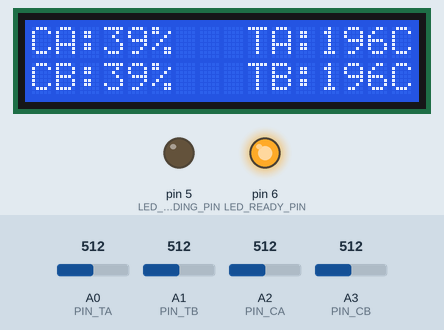
Recording of a sketch running on a simulated Arduino Uno, built with avr-gcc and run on an emulated ATmega328P. Parts: 16×2 character LCD, output pins drawn as LEDs (lit = HIGH). The inputs (shaded band) are chosen by the test bench; at power-on: A2 (PIN_CA) = 512, A0 (PIN_TA) = 512, A1 (PIN_TB) = 512, A3 (PIN_CB) = 512. EEPROM starts erased.

Above: at 6.01 s.
6.3 s: A2 (PIN_CA) set to 90
At 7.05 s:
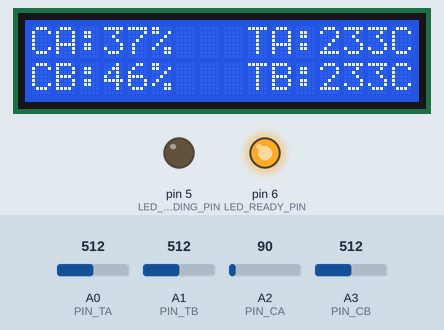
9.3 s: A0 (PIN_TA) set to 716
At 10.14 s:
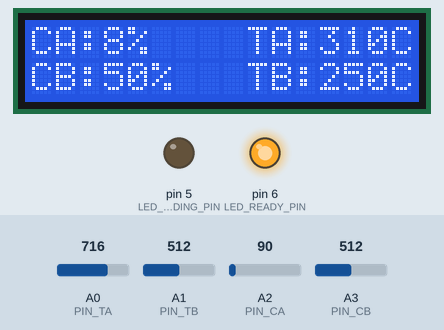
11.1 s: A1 (PIN_TB) set to 490
At 12.66 s:
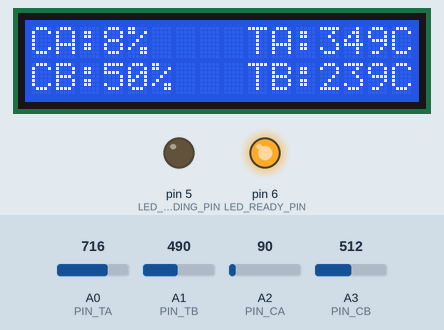
12.7 s: A3 (PIN_CB) set to 490
At 13.9 s:
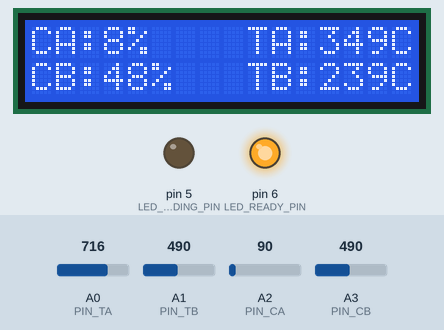
14.6 s: A2 (PIN_CA) set to 30
At 15.9 s:
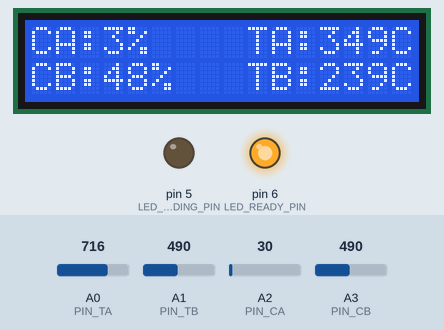
16.3 s: A2 (PIN_CA) set to 110
At 18.5 s:
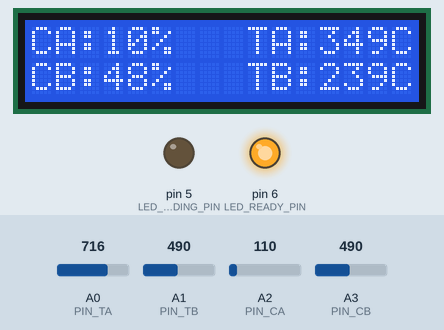
Timing chart, 0 to 19.7 s (numbered marks = the images above; inputs shaded):
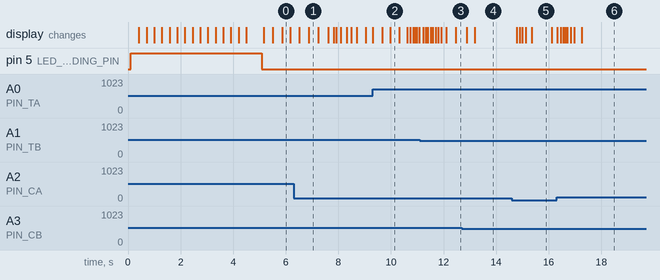

Measured:
- after the input at 9.3 s, the display: first differs from a run without the input after 0.37 s (image 2 shows a later state)
- after the input at 12.7 s, the display: first changes after 0.17 s (image 4 shows a later state)
- after the input at 14.6 s, the display: first changes after 0.18 s (image 5 shows a later state)
- after the input at 16.3 s, the display: first changes at once (image 6 shows a later state)
- what the display in image 5 shows lasts 0.7 s, from 15.4 s to 16.1 s

The sketch:

phaselab.ino
```cpp
#include "Config.h"
#include "Storage.h"
#include "SensorManager.h"
#include "DisplayManager.h"

String VersionControl = "V1.2.8";
String displayName = "PHSLAB-" + VersionControl;
int calibMaxCA = DEFAULT_CAL_MAX;
int calibMaxCB = DEFAULT_CAL_MAX;

void setup() {
  Serial.begin(9600);

  initSensors();
  initDisplay();

  String saved = loadName();
  if (saved.length() > 0) {
    displayName = saved;
  } else {
    saveName(displayName);
  }
  loadCalibration();
  showIntro();
}

void loop() {
  handleSerial();
   analogReference(DEFAULT);
  SensorData currentData = readSensors();
  updateDisplay(currentData);
  delay(5);
}
```

DisplayManager.cpp
```cpp
#include "DisplayManager.h"
#include "Config.h"
#include <Wire.h>
#include <LiquidCrystal_I2C.h>

const int LED_LOADING_PIN = 5;
const int LED_READY_PIN   = 6;

static LiquidCrystal_I2C lcd(0x27, 16, 2);

static int lastTA = -1;
static int lastTB = -1;

static String lastCA = "";
static String lastCB = "";

byte customBlock[8] = {
  0b11111,
  0b11111,
  0b11111,
  0b11111,
  0b11111,
  0b11111,
  0b11111,
  0b11111
};

static void printCenter(int row, String text) {
  int col = (16 - text.length()) / 2;
  if (col < 0) col = 0;
  lcd.setCursor(col, row);
  lcd.print(text);
}

static void printRight(int colEnd, int row, String text) {
  int startCol = colEnd - text.length() + 1;
  if (startCol < 0) startCol = 0;
  lcd.setCursor(startCol, row);
  lcd.print(text);
}

void initDisplay() {
  pinMode(LED_LOADING_PIN, OUTPUT);
  pinMode(LED_READY_PIN, OUTPUT);

  digitalWrite(LED_LOADING_PIN, LOW);
  digitalWrite(LED_READY_PIN, LOW);

  lcd.init();
  lcd.backlight();

  lcd.createChar(0, customBlock);
}

void showIntro() {
  digitalWrite(LED_LOADING_PIN, HIGH);
  digitalWrite(LED_READY_PIN, LOW);

  lcd.clear();

  printCenter(1, displayName);
  for (int i = 0; i < 16; i++) {
    lcd.setCursor(i, 0);
    lcd.write(0);
    delay(290);
  }

  delay(300);
  lcd.clear();

  digitalWrite(LED_LOADING_PIN, LOW);
  digitalWrite(LED_READY_PIN, HIGH);
}

void updateDisplay(const SensorData& data) {
  // CA
  if (data.percentCA != lastCA) {
    lcd.setCursor(0, 0);
    lcd.print("CA:");
    lcd.setCursor(3, 0);
    lcd.print("    ");
    lcd.setCursor(3, 0);
    lcd.print(data.percentCA);
    lastCA = data.percentCA;
  }

  // CB
  if (data.percentCB != lastCB) {
    lcd.setCursor(0, 1);
    lcd.print("CB:");
    lcd.setCursor(3, 1);
    lcd.print("    ");
    lcd.setCursor(3, 1);
    lcd.print(data.percentCB);
    lastCB = data.percentCB;
  }

  // TA
  if (data.tempA != lastTA) {
    lcd.setCursor(8, 0);
    lcd.print("        ");
    printRight(15, 0, "TA:" + String(data.tempA) + "C");
    lastTA = data.tempA;
  }

  // TB
  if (data.tempB != lastTB) {
    lcd.setCursor(8, 1);
    lcd.print("        ");
    printRight(15, 1, "TB:" + String(data.tempB) + "C");
    lastTB = data.tempB;
  }
}
```

DisplayManager.h
```cpp
#ifndef DISPLAY_MANAGER_H
#define DISPLAY_MANAGER_H

#include "Config.h"

void initDisplay();
void showIntro();
void updateDisplay(const SensorData& data);

#endif
```

SensorManager.cpp
```cpp
#include "SensorManager.h"

static int samplesTA[SAMPLE_COUNT];
static int samplesTB[SAMPLE_COUNT];
static int samplesCA[SAMPLE_COUNT];
static int samplesCB[SAMPLE_COUNT];
static int indexSample = 0;

static float smoothTA = 0;
static float smoothTB = 0;
static float smoothCA = 0;
static float smoothCB = 0;

static const float ALPHA = 0.08;
int readSmoothedAnalog(int pin) {
  long sum = 0;
  int numReadings = 32; // Number of samples to average

  for (int i = 0; i < numReadings; i++) {
    sum += analogRead(pin);
    delayMicroseconds(50); // Small pause between reads
  }

  return sum / numReadings; // Return average value
}
static int readAdcClean(int pin) {
  readSmoothedAnalog(pin);
  //analogRead(pin);
  return analogRead(pin);
}

void initSensors() {
  for (int i = 0; i < SAMPLE_COUNT; i++) {
    samplesTA[i] = 0;
    samplesTB[i] = 0;
    samplesCA[i] = 0;
    samplesCB[i] = 0;
  }

  smoothTA = readAdcClean(PIN_TA);
  smoothTB = readAdcClean(PIN_TB);
  smoothCA = readAdcClean(PIN_CA);
  smoothCB = readAdcClean(PIN_CB);
}

SensorData readSensors() {
  int rawTA = readAdcClean(PIN_TA);
  int rawTB = readAdcClean(PIN_TB);
  int rawCA = readAdcClean(PIN_CA);
  int rawCB = readAdcClean(PIN_CB);

  samplesTA[indexSample] = rawTA;
  samplesTB[indexSample] = rawTB;
  samplesCA[indexSample] = rawCA;
  samplesCB[indexSample] = rawCB;

  indexSample++;
  if (indexSample >= SAMPLE_COUNT) indexSample = 0;

  long totalTA = 0, totalTB = 0, totalCA = 0, totalCB = 0;
  for (int i = 0; i < SAMPLE_COUNT; i++) {
    totalTA += samplesTA[i];
    totalTB += samplesTB[i];
    totalCA += samplesCA[i];
    totalCB += samplesCB[i];
  }

  float avgTA = (float)totalTA / SAMPLE_COUNT;
  float avgTB = (float)totalTB / SAMPLE_COUNT;
  float avgCA = (float)totalCA / SAMPLE_COUNT;
  float avgCB = (float)totalCB / SAMPLE_COUNT;

  smoothTA = (ALPHA * avgTA) + ((1.0 - ALPHA) * smoothTA);
  smoothTB = (ALPHA * avgTB) + ((1.0 - ALPHA) * smoothTB);
  smoothCA = (ALPHA * avgCA) + ((1.0 - ALPHA) * smoothCA);
  smoothCB = (ALPHA * avgCB) + ((1.0 - ALPHA) * smoothCB);

  float voltageTA = smoothTA * (5.0 / 1023.0);
  float voltageTB = smoothTB * (5.0 / 1023.0);

  SensorData data;
  data.tempA = (int)(voltageTA * 100.0);
  data.tempB = (int)(voltageTB * 100.0);

  int valCA = constrain(map((int)smoothCA, 0, calibMaxCA, 0, 100), 0, 100);
  int valCB = constrain(map((int)smoothCB, 0, calibMaxCB, 0, 100), 0, 100);

  data.percentCA = (valCA >= 100) ? "MAX" : String(valCA) + "%";
  data.percentCB = (valCB >= 100) ? "MAX" : String(valCB) + "%";

  return data;
}
```

SensorManager.h
```cpp
#ifndef SENSOR_MANAGER_H
#define SENSOR_MANAGER_H

#include "Config.h"

void initSensors();
SensorData readSensors();

#endif
```

Storage.cpp
```cpp
#include "Storage.h"
#include <EEPROM.h>

void saveName(String name) {
  for (int i = 0; i < MAX_NAME_LENGTH; i++) {
    if (i < (int)name.length())
      EEPROM.write(EEPROM_ADDR_NAME + i, name[i]);
    else
      EEPROM.write(EEPROM_ADDR_NAME + i, 0);
  }
}

String loadName() {
  char data[MAX_NAME_LENGTH + 1];
  for (int i = 0; i < MAX_NAME_LENGTH; i++) {
    data[i] = EEPROM.read(EEPROM_ADDR_NAME + i);
    if (data[i] == 0xFF) data[i] = 0;
  }
  data[MAX_NAME_LENGTH] = '\0';
  return String(data);
}

// ==== SIMPAN KALIBRASI ====
void saveCalibCA(int val) {
  calibMaxCA = val;
  EEPROM.put(EEPROM_ADDR_CAL_CA, val);
}

void saveCalibCB(int val) {
  calibMaxCB = val;
  EEPROM.put(EEPROM_ADDR_CAL_CB, val);
}

// ==== BACA KALIBRASI (WITH DEFAULT FALLBACK) ====
void loadCalibration() {
  EEPROM.get(EEPROM_ADDR_CAL_CA, calibMaxCA);
  EEPROM.get(EEPROM_ADDR_CAL_CB, calibMaxCB);

  if (calibMaxCA < 500 || calibMaxCA > 1023) {
    saveCalibCA(DEFAULT_CAL_MAX);
  }
  if (calibMaxCB < 500 || calibMaxCB > 1023) {
    saveCalibCB(DEFAULT_CAL_MAX);
  }
}

// ==== SERIAL CLI HANDLER ====
void handleSerial() {
  if (Serial.available()) {
    String input = Serial.readStringUntil('\n');
    input.trim();

    // 1. Ubah Nama System
    if (input.startsWith("NAME=")) {
      String newName = input.substring(5);
      newName.trim();
      if (newName.length() > 0 && newName.length() <= 16) {
        displayName = newName;
        saveName(displayName);
        Serial.println(F("Nama berhasil disimpan!"));
      } else {
        Serial.println(F("Error: Max 16 karakter!"));
      }
    }
    // 2. Set Kalib Max CA (misal: CAL_CA=1015)
    else if (input.startsWith("CAL_CA=")) {
      int val = input.substring(7).toInt();
      if (val >= 500 && val <= 1023) {
        saveCalibCA(val);
        Serial.print(F("Kalibrasi CA disimpan: "));
        Serial.println(val);
      } else {
        Serial.println(F("Error: Nilai harus antara 500 - 1023!"));
      }
    }
    // 3. Set Kalib Max CB (misal: CAL_CB=1015)
    else if (input.startsWith("CAL_CB=")) {
      int val = input.substring(7).toInt();
      if (val >= 500 && val <= 1023) {
        saveCalibCB(val);
        Serial.print(F("Kalibrasi CB disimpan: "));
        Serial.println(val);
      } else {
        Serial.println(F("Error: Nilai harus antara 500 - 1023!"));
      }
    }
    // 4. Tampilkan Status
    else if (input == "SHOW") {
      Serial.print(F("Nama System : "));
      Serial.println(displayName);
      Serial.print(F("Max ADC CA  : "));
      Serial.println(calibMaxCA);
      Serial.print(F("Max ADC CB  : "));
      Serial.println(calibMaxCB);
    }
    // 5. Reset Ke Default
    else if (input == "RESET") {
      displayName = VersionControl;
      saveName(displayName);
      saveCalibCA(DEFAULT_CAL_MAX);
      saveCalibCB(DEFAULT_CAL_MAX);
      Serial.println(F("Semua setting berhasil di-reset ke default!"));
    }
  }
}
```

Storage.h
```cpp
#ifndef STORAGE_H
#define STORAGE_H

#include "Config.h"

void saveName(String name);
String loadName();

void saveCalibCA(int val);
void saveCalibCB(int val);
void loadCalibration();

void handleSerial();

#endif
```

Config.h
```cpp
#ifndef CONFIG_H
#define CONFIG_H

#include <Arduino.h>

// ==== PIN DEFINITION ====
const int PIN_TA = A0;
const int PIN_TB = A1;
const int PIN_CA = A2;
const int PIN_CB = A3;

// ==== EEPROM ADDRESS MAP ====
#define EEPROM_ADDR_NAME 0
#define EEPROM_ADDR_CAL_CA 16
#define EEPROM_ADDR_CAL_CB 18

#define MAX_NAME_LENGTH 16
const int SAMPLE_COUNT = 10;

// ==== DEFAULT VALUES ====
const int DEFAULT_CAL_MAX = 1015;

// ==== DATA STRUCTURE ====
struct SensorData {
  int tempA;
  int tempB;
  String percentCA;
  String percentCB;
};

// Global Shared Variables
extern String VersionControl;
extern String displayName;
extern int calibMaxCA;
extern int calibMaxCB;

#endif

// JEMBOET IRENG MASKAPAI
```
